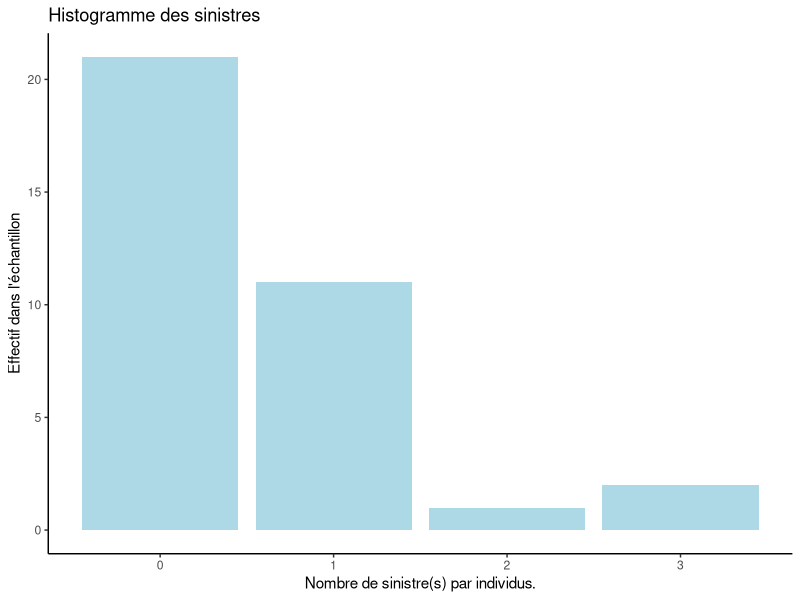
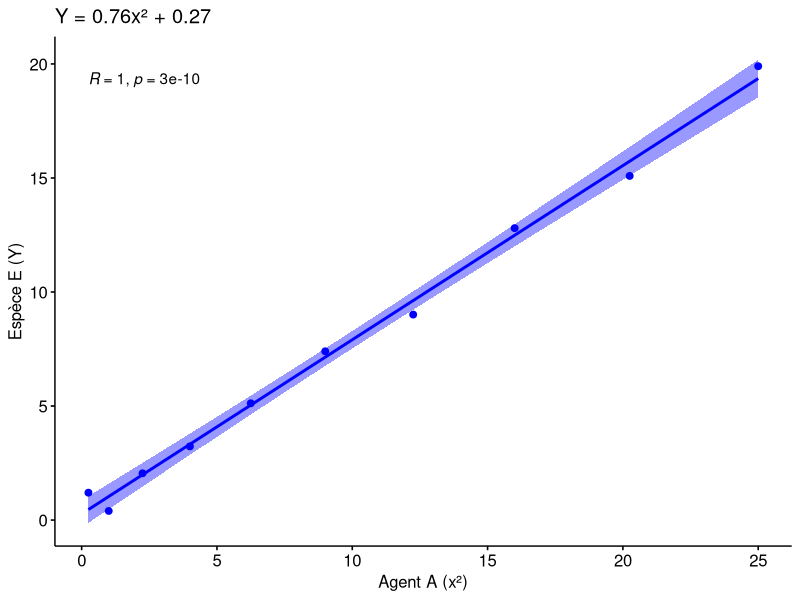

Generate these figures, in order, with R:
## ---- chunk 1
knitr::opts_chunk$set(
  echo = TRUE, tidy.opts = list(width.cutoff = 79),
  tidy = TRUE, fig.width = 6, fig.height = 6,
  warning = FALSE, message = FALSE
)
## ---- chunk 2
library(readr)
library(dplyr)
library(ggplot2)
library(knitr)
library(ggpubr)
## ---- chunk 3
rm(list = ls(all = TRUE))
data.frame(unlist("all"))
## ---- chunk 4
d1 <- read_delim("../data/donnees.exo1.csv", 
    delim = ";", escape_double = FALSE, trim_ws = TRUE, show_col_types = FALSE)
overlineXn <- mean(d1$sinistre)
n <- length(d1$sinistre)
## ---- chunk 5
p <- ggplot(d1, aes(x=sinistre), fill=factor(id)) + geom_bar(fill="lightblue") + theme_classic()
p + ggtitle("Histogramme des sinistres") + xlab("Nombre de sinistre(s) par individus.") + ylab("Effectif dans l'échantillon")
## ---- chunk 6
rm(list = ls(all = TRUE))
data.frame(unlist("all"))
## ---- chunk 7
# On importe les données avec les commandes suivantes
d3 <- read_delim("../data/donnees.exo3.csv", 
    delim = ";", escape_double = FALSE, locale = locale(decimal_mark = ","), 
    trim_ws = TRUE, show_col_types = FALSE)
d3 <- select(d3, x, y)
## ---- chunk 8
d3 <- dplyr::mutate(d3, x2 = d3$x * d3$x)
d3 <- dplyr::select(d3, x, x2, y)
# regression line (y~x)
lm<-lm(formula = d3$y~d3$x2)
a_coeff <- round(lm$coefficients[2], digits = 2)
b_coeff <- round(lm$coefficients[1], digits = 2)
model<-paste0("Y = ", a_coeff,"x² + ", b_coeff)
# ggscatter parameters
conf.int.level <- 0.95
cor.method <- "pearson"
## ---- chunk 9
# https://bookdown.org/yihui/rmarkdown-cookbook/kable.html
d3_temp <- d3
colnames(d3_temp) <- c("$x_{i}$", "$x_{i}^{2}$", "$y_{i}$")
kable(x=t(d3_temp), digits = 3)
## ---- chunk 10
# http://www.sthda.com/english/wiki/correlation-test-between-two-variables-in-r#visualize-your-data-using-scatter-plots
ggscatter(d3, x = "x2", y = "y", 
          add = "reg.line", conf.int = TRUE, 
          cor.coef = TRUE, cor.method = cor.method,
          conf.int.level =  conf.int.level,
          title = model,
          xlab = "Agent A (x²)", ylab = "Espèce E (Y)",
          color="blue")
## ---- chunk 11
lmsum <- as.data.frame(coef(summary(lm)))
rownames(lmsum) <- c("Ordonnée à l'origine","$x_{i}^{2}$")
kable(lmsum, digits = 3)
## ---- chunk 12

## ---- chunk 13
# TODO : replace raw value theta_tilde
theta_tilde <- 0.7637
d3_temp <- d3
d3_temp <- dplyr::mutate(d3_temp, yTilde = theta_tilde * d3_temp$x2)
d3_temp <- dplyr::mutate(d3_temp, eTilde = d3_temp$y - d3_temp$yTilde)
colnames(d3_temp) <- c("$x_{i}$", "$x_{i}^{2}$", "$y_{i}$", "$\\tilde{y_i} = \\tilde{\\theta}x^2$", "$\\tilde{e_i} = y_i - \\tilde{y_i}$")
kable(x=t(d3_temp), digits = 2) # if digits = 3 -> output is bad
